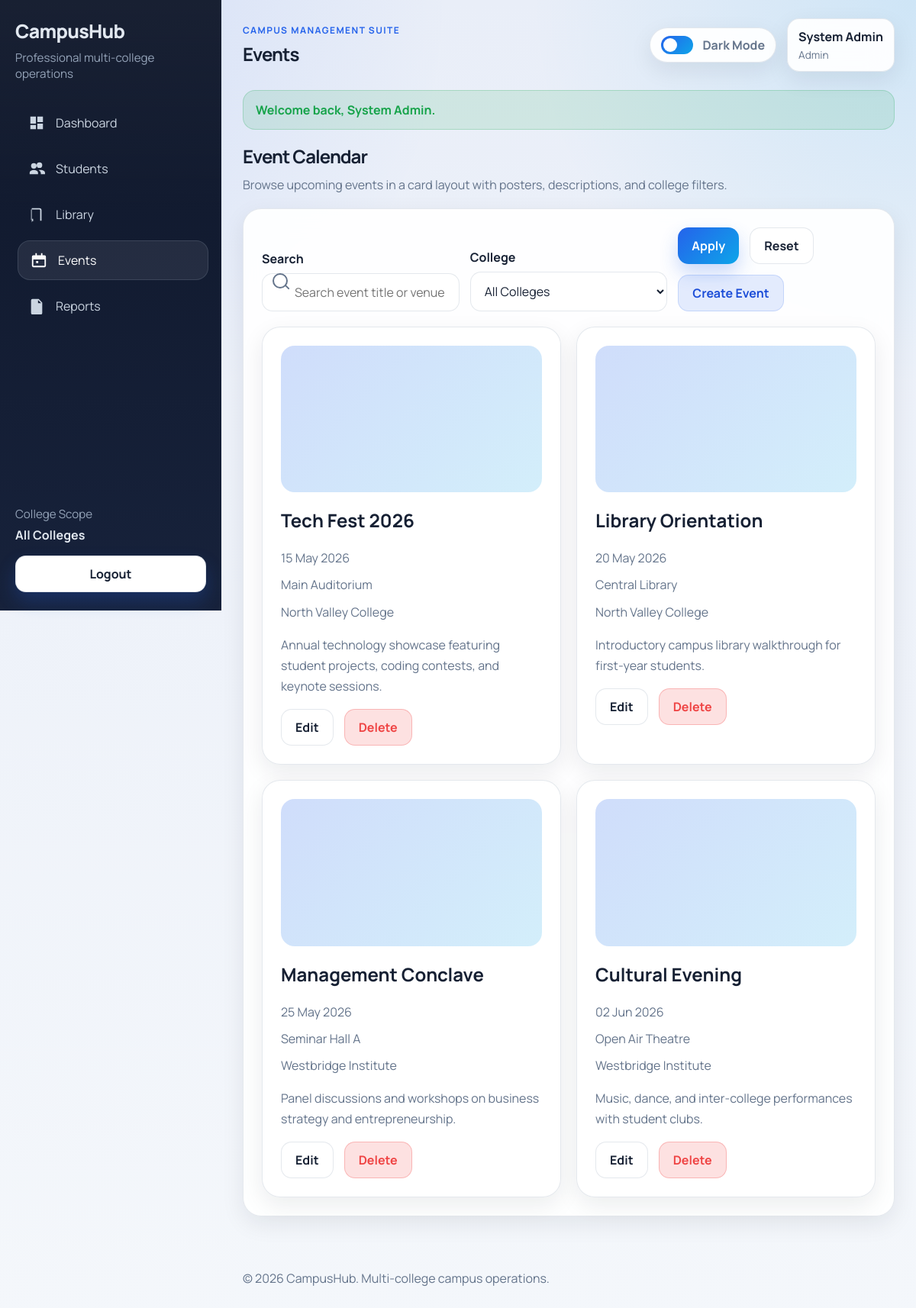
The app's page /events/view_events.php (signed in) with its own data.
### tables this page shows
CREATE TABLE events (
    event_id INT AUTO_INCREMENT PRIMARY KEY,
    college_id INT NOT NULL,
    event_title VARCHAR(150) NOT NULL,
    event_date DATE NOT NULL,
    venue VARCHAR(150) NOT NULL,
    description TEXT NOT NULL,
    poster_image VARCHAR(255) DEFAULT NULL,
    created_at TIMESTAMP DEFAULT CURRENT_TIMESTAMP,
    CONSTRAINT fk_events_college FOREIGN KEY (college_id) REFERENCES colleges(college_id) ON DELETE CASCADE
);

CREATE TABLE colleges (
    college_id INT AUTO_INCREMENT PRIMARY KEY,
    college_name VARCHAR(150) NOT NULL,
    college_code VARCHAR(20) NOT NULL UNIQUE,
    city VARCHAR(80) NOT NULL,
    created_at TIMESTAMP DEFAULT CURRENT_TIMESTAMP
);

### db_connect.php (called while the page is built, shortened)
<?php
if (!function_exists("e")) {
    function e($value): string
    {
        return htmlspecialchars((string) ($value ?? ""), ENT_QUOTES, "UTF-8");
    }
}

### includes/app.php (called while the page is built, shortened)
<?php
require_once __DIR__ . "/../db_connect.php";
function get_flash_messages(): array
{
    $messages = $_SESSION["flash_messages"] ?? [];
    return is_array($messages) ? $messages : [];
}
function current_user(): ?array
{
    return $_SESSION["user"] ?? null;
}
function is_admin(): bool
{
    return (current_user()["role"] ?? "") === "admin";
}
    ?>
    <?php
function format_date_label(?string $date): string
{
    $timestamp = strtotime($date);
    return $timestamp ? date("d M Y", $timestamp) : $date;
}
    ?>

### events/view_events.php (the view, shortened to what this page needs)
<?php
require_once __DIR__ . "/../includes/app.php";
$pageTitle = "Events";
$pageKey = "events";
$basePath = "../";
$search = trim($_GET["q"] ?? "");
$where = [];
$whereSql = $where ? " WHERE " . implode(" AND ", $where) : "";
$stmt = $conn->prepare("
    SELECT events.*, colleges.college_name
    FROM events
    LEFT JOIN colleges ON colleges.college_id = events.college_id
    " . $whereSql . "
    ORDER BY events.event_date ASC, events.event_id DESC
");
$stmt->execute();
$result = $stmt->get_result();
require_once "../includes/header.php";
?>
<section class="page-heading">
    <h1>Event Calendar</h1>
    <p>Browse upcoming events in a card layout with posters, descriptions, and college filters.</p>
</section>
<section class="panel">
    <form class="filters-form" method="get">
        <div class="filter-row">
            <div class="filter-item search-input">
                <label for="q">Search</label>
                <input type="text" id="q" name="q" value="<?php echo e($search); ?>" placeholder="Search event title or venue">
            </div>
            <?php if (is_admin()): ?>
                <div class="filter-item">
                    <label for="college_id">College</label>
                    <select id="college_id" name="college_id">
                        <option value="">All Colleges</option>
                    </select>
                </div>
            <?php endif; ?>
            <div class="filter-item action-group">
                <button type="submit">Apply</button>
                <a class="btn-light" href="view_events.php">Reset</a>
                <a class="btn-ghost" href="add_event.php">Create Event</a>
            </div>
        </div>
    </form>
    <?php if ($result && $result->num_rows > 0): ?>
        <div class="event-grid">
            <?php while ($row = $result->fetch_assoc()): ?>
                <article class="event-card">
                    <div class="event-card-image">
                    </div>
                    <h2><?php echo e($row["event_title"]); ?></h2>
                    <div class="event-meta">
                        <span><?php echo e(format_date_label($row["event_date"])); ?></span>
                        <span><?php echo e($row["venue"]); ?></span>
                        <?php if (is_admin()): ?><span><?php echo e($row["college_name"]); ?></span><?php endif; ?>
                    </div>
                    <p class="muted"><?php echo e($row["description"]); ?></p>
                    <div class="action-group">
                        <a class="btn-light" href="edit_event.php?id=<?php echo (int) $row["event_id"]; ?>">Edit</a>
                        <a class="btn-danger" href="delete_event.php?id=<?php echo (int) $row["event_id"]; ?>" onclick="return confirm('Delete this event?');">Delete</a>
                    </div>
                </article>
            <?php endwhile; ?>
        </div>
    <?php else: ?>
        <?php render_empty_state("No events found", "Create an event to build out the campus calendar."); ?>
    <?php endif; ?>
</section>
<?php
require_once "../includes/footer.php";
?>

### includes/header.php (shortened to what this page needs)
<?php
$flashMessages = get_flash_messages();
?>
<!DOCTYPE html>
<html lang="en">
<head>
    <link rel="stylesheet" href="<?php echo e($basePath); ?>css/style.css">
</head>
<body>
<div class="app-shell">
    <?php require __DIR__ . "/sidebar.php"; ?>
    <div class="app-main">
        <header class="topbar">
            <div>
                <p class="topbar-label">Campus Management Suite</p>
                <h1 class="topbar-title"><?php echo e($pageTitle); ?></h1>
            </div>
            <div class="topbar-actions">
                <button class="theme-toggle" type="button" data-theme-toggle>
                    <span class="theme-toggle-track"></span>
                    <span class="theme-toggle-label">Dark Mode</span>
                </button>
                <div class="user-pill">
                    <strong><?php echo e(current_user()["name"] ?? ""); ?></strong>
                    <span><?php echo e(ucwords(str_replace("_", " ", current_user()["role"] ?? ""))); ?></span>
                </div>
            </div>
        </header>
        <main class="page-wrap">
            <?php foreach ($flashMessages as $flash): ?>
                <div class="<?php echo ($flash["type"] ?? "") === "success" ? "message toast-message" : "error toast-message"; ?>">
                    <?php echo e($flash["message"] ?? ""); ?>
                </div>
            <?php endforeach; ?>

### includes/sidebar.php
<?php
$navItems = [
    "dashboard" => ["label" => "Dashboard", "href" => $basePath . "index.php", "icon" => "dashboard"],
    "students" => ["label" => "Students", "href" => $basePath . "students/view_students.php", "icon" => "students"],
    "library" => ["label" => "Library", "href" => $basePath . "library/view_books.php", "icon" => "library"],
    "events" => ["label" => "Events", "href" => $basePath . "events/view_events.php", "icon" => "events"],
    "reports" => ["label" => "Reports", "href" => $basePath . "students/view_students.php?export_hint=1", "icon" => "reports"],
];
function sidebar_icon(string $key): string
{
    return match ($key) {
        "students" => '<svg viewBox="0 0 24 24" aria-hidden="true"><path d="M16 11a4 4 0 1 0-4-4 4 4 0 0 0 4 4Zm-8 1a4 4 0 1 0-4-4 4 4 0 0 0 4 4Zm0 2c-3.314 0-6 1.79-6 4v2h12v-2c0-2.21-2.686-4-6-4Zm8 0c-.29 0-.573.021-.85.06A5.68 5.68 0 0 1 18 18v2h6v-2c0-2.21-2.686-4-6-4Z"/></svg>',
        "library" => '<svg viewBox="0 0 24 24" aria-hidden="true"><path d="M5 3h11a3 3 0 0 1 3 3v15H8a3 3 0 0 0-3 3V3Zm3 18h9V6a1 1 0 0 0-1-1H7v16a2.99 2.99 0 0 1 1-.17ZM4 5v16a3 3 0 0 1 3-3V5H4Z"/></svg>',
        "events" => '<svg viewBox="0 0 24 24" aria-hidden="true"><path d="M7 2h2v3H7V2Zm8 0h2v3h-2V2ZM4 5h16a2 2 0 0 1 2 2v13a2 2 0 0 1-2 2H4a2 2 0 0 1-2-2V7a2 2 0 0 1 2-2Zm0 6v9h16v-9H4Zm4 2h3v3H8v-3Z"/></svg>',
        "reports" => '<svg viewBox="0 0 24 24" aria-hidden="true"><path d="M6 2h9l5 5v15a2 2 0 0 1-2 2H6a2 2 0 0 1-2-2V4a2 2 0 0 1 2-2Zm8 1.5V8h4.5L14 3.5ZM8 12h8v2H8v-2Zm0 4h8v2H8v-2Zm0-8h5v2H8V8Z"/></svg>',
        default => '<svg viewBox="0 0 24 24" aria-hidden="true"><path d="M3 13h8V3H3v10Zm10 8h8v-8h-8v8ZM3 21h8v-6H3v6Zm10-10h8V3h-8v8Z"/></svg>',
    };
}
?>
<aside class="sidebar" data-sidebar>
    <div class="sidebar-brand">
        <a href="<?php echo e($basePath); ?>index.php">CampusHub</a>
        <p>Professional multi-college operations</p>
    </div>
    <nav class="sidebar-nav">
        <?php foreach ($navItems as $key => $item): ?>
            <a class="sidebar-link <?php echo $pageKey === $key ? "active" : ""; ?>" href="<?php echo e($item["href"]); ?>">
                <span class="sidebar-icon"><?php echo sidebar_icon($item["icon"]); ?></span>
                <span><?php echo e($item["label"]); ?></span>
            </a>
        <?php endforeach; ?>
    </nav>
    <div class="sidebar-footer">
        <div class="sidebar-college">
            <span>College Scope</span>
            <strong><?php echo is_admin() ? "All Colleges" : e(current_user()["college_name"] ?? ""); ?></strong>
        </div>
        <a class="btn btn-light btn-full" href="<?php echo e($basePath); ?>logout.php">Logout</a>
    </div>
</aside>

### includes/footer.php (shortened to what this page needs)
        </main>
        <footer class="site-footer">
            <p>&copy; <?php echo date("Y"); ?> CampusHub. Multi-college campus operations.</p>
        </footer>
    </div>
</div>
</body>
</html>

### records on screen
events: event_title "Tech Fest 2026", event_date "15 May 2026", venue "Main Auditorium", college.college_name "North Valley College", description "Annual technology showcase featuring student projects, coding contests, and keynote sessions."
events: event_title "Library Orientation", event_date "20 May 2026", venue "Central Library", college.college_name "North Valley College", description "Introductory campus library walkthrough for first-year students."
events: event_title "Management Conclave", event_date "25 May 2026", venue "Seminar Hall A", college.college_name "Westbridge Institute", description "Panel discussions and workshops on business strategy and entrepreneurship."
events: event_title "Cultural Evening", event_date "02 Jun 2026", venue "Open Air Theatre", college.college_name "Westbridge Institute", description "Music, dance, and inter-college performances with student clubs."

### other values on screen
$item["label"] "Dashboard"
$item["label"] "Students"
$item["label"] "Library"
$item["label"] "Events"
$item["label"] "Reports"
$pageTitle "Events"
current_user()["name"] "System Admin"
str_replace("_", " ", current_user()["role"] ?? "") "Admin"
$flash["message"] "Welcome back, System Admin."
